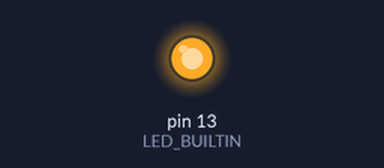
The sketch below on a simulated Arduino Uno, built with avr-gcc and run on an emulated ATmega328P. On the bench: output pins drawn as LEDs (lit = HIGH).

Above: at 2.5 s.
At 7.5 s:
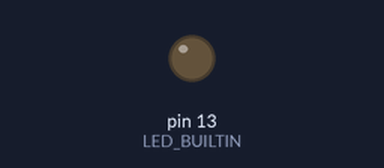
Timing chart, 0 to 13.0 s (numbered marks = the images above):
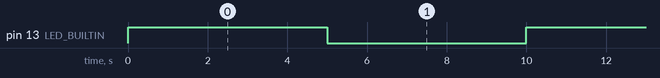

Measured:
- by itself, pin 13 (LED_BUILTIN): alternates HIGH for 5.0 s and LOW for 5.0 s

The sketch:

sketch_2.ino
```cpp
void setup() {
  // initialize digital pin LED_BUILTIN as an output.
  pinMode(13, OUTPUT);
}

// the loop function runs over and over again forever
void loop() {
  digitalWrite(LED_BUILTIN, HIGH);  // turn the LED on (HIGH is the voltage level)
  delay(5000);                      // wait for a second
  digitalWrite(LED_BUILTIN, LOW);   // turn the LED off by making the voltage LOW
  delay(5000);                      // wait for a second
}
```
